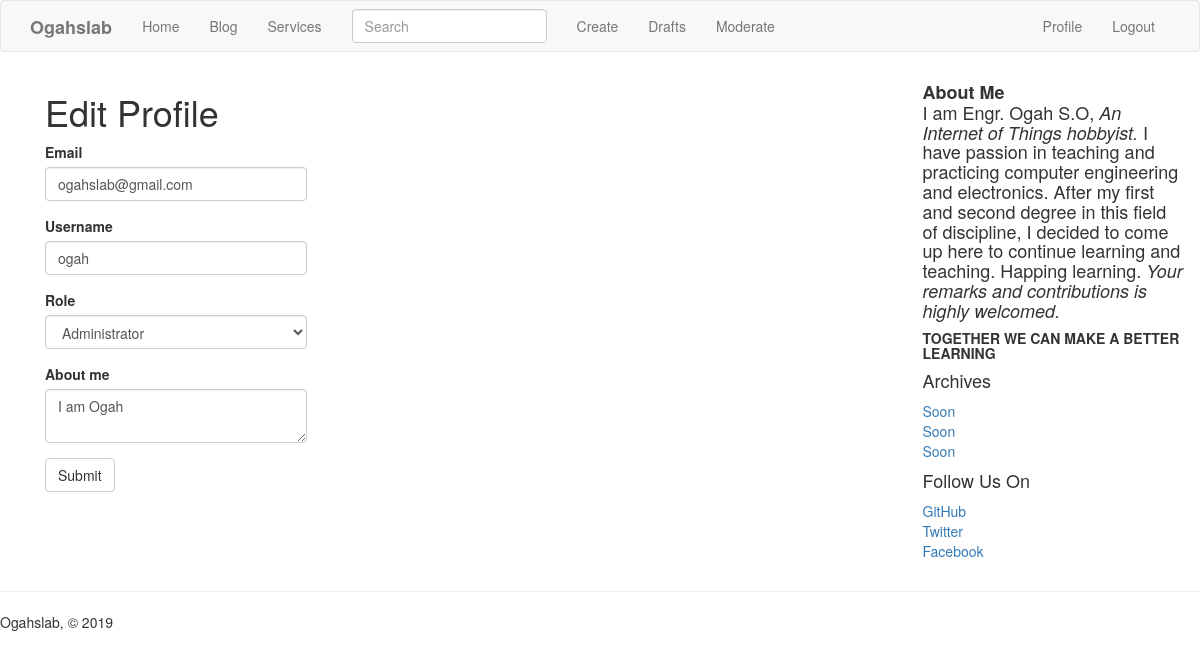
/edit-profile/1 (signed in), run on the app's committed database.
### app/models.py (models this page shows, shortened)
class PaginatedAPIMixin(object):
    @staticmethod
    def to_collection_dict(query, page, per_page, endpoint, **kwargs):
        resources = query.paginate(page, per_page, False)
        data = {
            'items': [item.to_dict() for item in resources.items],
            '_meta': {
                'page': page,
                'per_page': per_page,
                'total_pages': resources.pages,
                'total_items': resources.total
            },
            '_links': {
                'self': url_for(endpoint, page=page, per_page=per_page,
                                **kwargs),
                'next': url_for(endpoint, page=page + 1, per_page=per_page,
                                **kwargs) if resources.has_next else None,
                'prev': url_for(endpoint, page=page - 1, per_page=per_page,
                                **kwargs) if resources.has_prev else None
            }
        }
        return data

class User(UserMixin,PaginatedAPIMixin, db.Model):
    __tablename__ = 'user'
    id = db.Column(db.Integer, primary_key=True)
    username = db.Column(db.String(64), index=True, unique=True)
    email = db.Column(db.String(120), index=True, unique=True)
    password_hash = db.Column(db.String(128))
    role_id = db.Column(db.Integer, db.ForeignKey('roles.id'))
    posts = db.relationship('Post', backref='author', lazy='dynamic')
    about_me = db.Column(db.String(140))
    last_seen = db.Column(db.DateTime, default=datetime.utcnow)
    token = db.Column(db.String(32), index=True, unique=True)
    token_expiration = db.Column(db.DateTime)
    followed = db.relationship(
        'User', secondary=followers,
        primaryjoin=(followers.c.follower_id == id),
        secondaryjoin=(followers.c.followed_id == id),
        backref=db.backref('followers', lazy='dynamic'), lazy='dynamic')
    comments = db.relationship('Comment', backref='author', lazy='dynamic')
    def can(self, perm):
        return self.role is not None and self.role.has_permission(perm)
    def ping(self):
        self.last_seen = datetime.utcnow()
        db.session.add(self)

### app/main/routes.py (the view, shortened to what this page needs)
@main.route('/edit-profile/<int:id>', methods=['GET', 'POST'])
@login_required
@admin_required
def edit_profile_admin(id):
    user = User.query.get_or_404(id)
    form = EditProfileAdminForm(user=user)
    form.email.data = user.email
    form.username.data = user.username
    form.role.data = user.role_id
    form.about_me.data = user.about_me
    return render_template('edit_profile.html', form=form, user=user)

### app/main/forms.py (shortened to what this page needs)
class SearchForm(FlaskForm):
    q = StringField(_l('Search'),validators=[DataRequired()])
    def __init__(self,*args,**kwargs):
        if 'formdata' not in kwargs:
            kwargs['formdata'] = request.args
        if 'csrf_enabled' not in kwargs:
            kwargs['csrf_enabled'] = False
        super(SearchForm,self).__init__(*args,**kwargs)

class EditProfileAdminForm(FlaskForm):
    email = StringField('Email', validators=[DataRequired(), Length(1, 64),
                                             Email()])
    username = StringField('Username', validators=[
        DataRequired(), Length(1, 64),
        Regexp('^[A-Za-z][A-Za-z0-9_.]*$', 0,
               'Usernames must have only letters, numbers, dots or '
               'underscores')])
    role = SelectField('Role', coerce=int)
    about_me = TextAreaField('About me')
    submit = SubmitField('Submit')
    def __init__(self, user, *args, **kwargs):
        super(EditProfileAdminForm, self).__init__(*args, **kwargs)
        self.role.choices = [(role.id, role.name)
                             for role in Role.query.order_by(Role.name).all()]
        self.user = user

### app/auth/routes.py (called while the page is built)
@auth.before_app_request
def before_request():
    if current_user.is_authenticated:
        current_user.ping()

### app/main/__init__.py (called while the page is built)
@main.app_context_processor
def inject_permissions():
    return dict(Permission=Permission)

### app/main/routes.py (called while the page is built)
@main.before_app_request
def before_request():
    if current_user.is_authenticated:
        current_user.last_seen = datetime.utcnow()
        db.session.commit()
    g.search_form = SearchForm()
    g.locale = str(get_locale())

### app/models.py (called while the page is built)
@login.user_loader
def load_user(id):
    return User.query.get(int(id))

    @classmethod
    def before_commit(cls, session):
        session._changes = {
            'add': list(session.new),
            'update': list(session.dirty),
            'delete': list(session.deleted)
        }

    @classmethod
    def after_commit(cls, session):
        for obj in session._changes['add']:
            if isinstance(obj, SearchableMixin):
                add_to_index(obj.__tablename__, obj)
        for obj in session._changes['update']:
            if isinstance(obj, SearchableMixin):
                add_to_index(obj.__tablename__, obj)
        for obj in session._changes['delete']:
            if isinstance(obj, SearchableMixin):
                remove_from_index(obj.__tablename__, obj)
        session._changes = None

    def has_permission(self, perm):
        return self.permissions & perm == perm

### app/templates/edit_profile.html (shortened to what this page needs)
{% extends "base.html" %}
{% import 'bootstrap/wtf.html' as wtf %}
{% block app_content %}
    <h1>{{ _('Edit Profile') }}</h1>
    <div class="row">
        <div class="col-md-4">
            {{ wtf.quick_form(form) }}
        </div>
    </div>
{% endblock %}

### data on the page
User: email "ogahslab@gmail.com", username "ogah", role "Administrator", about_me "I am Ogah"
